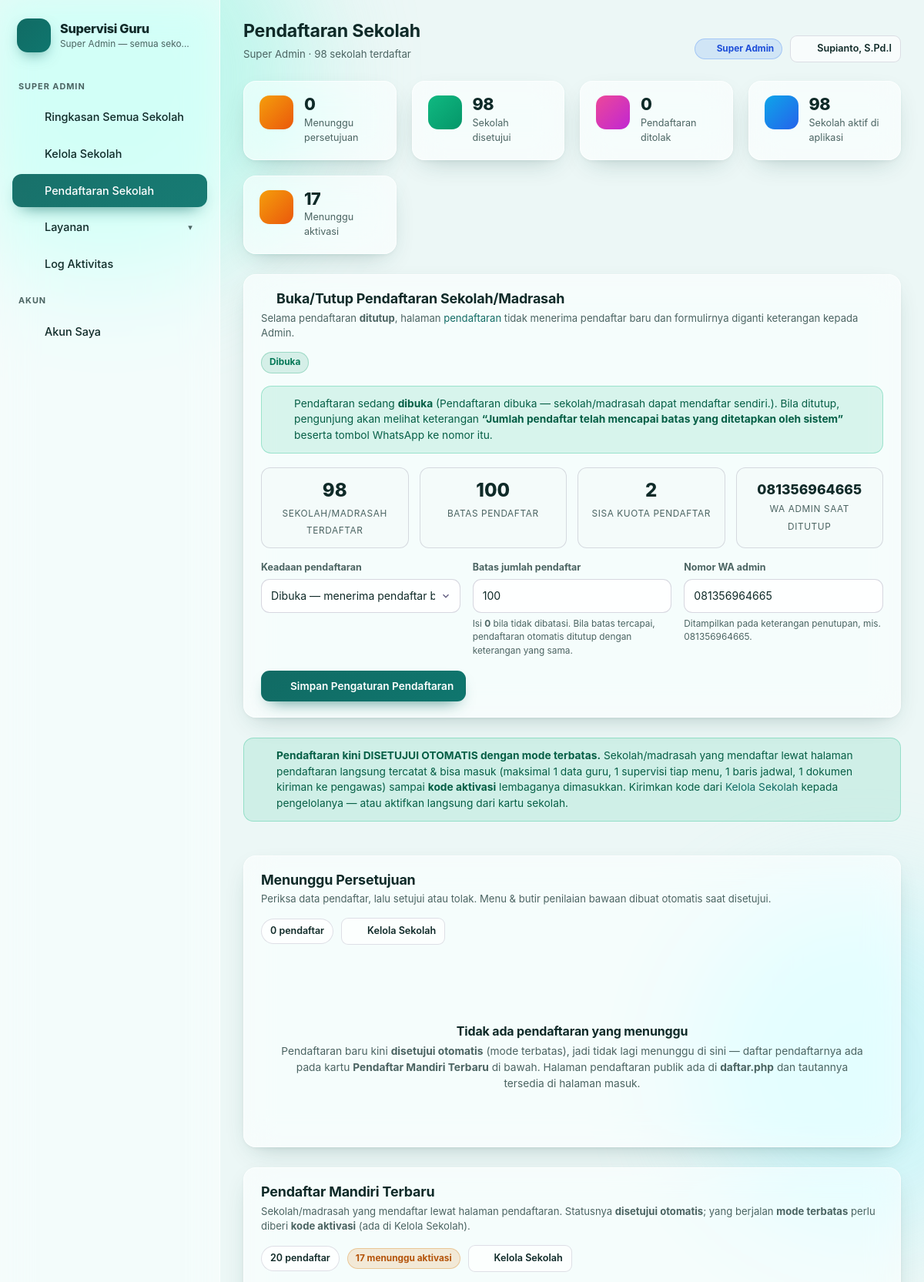
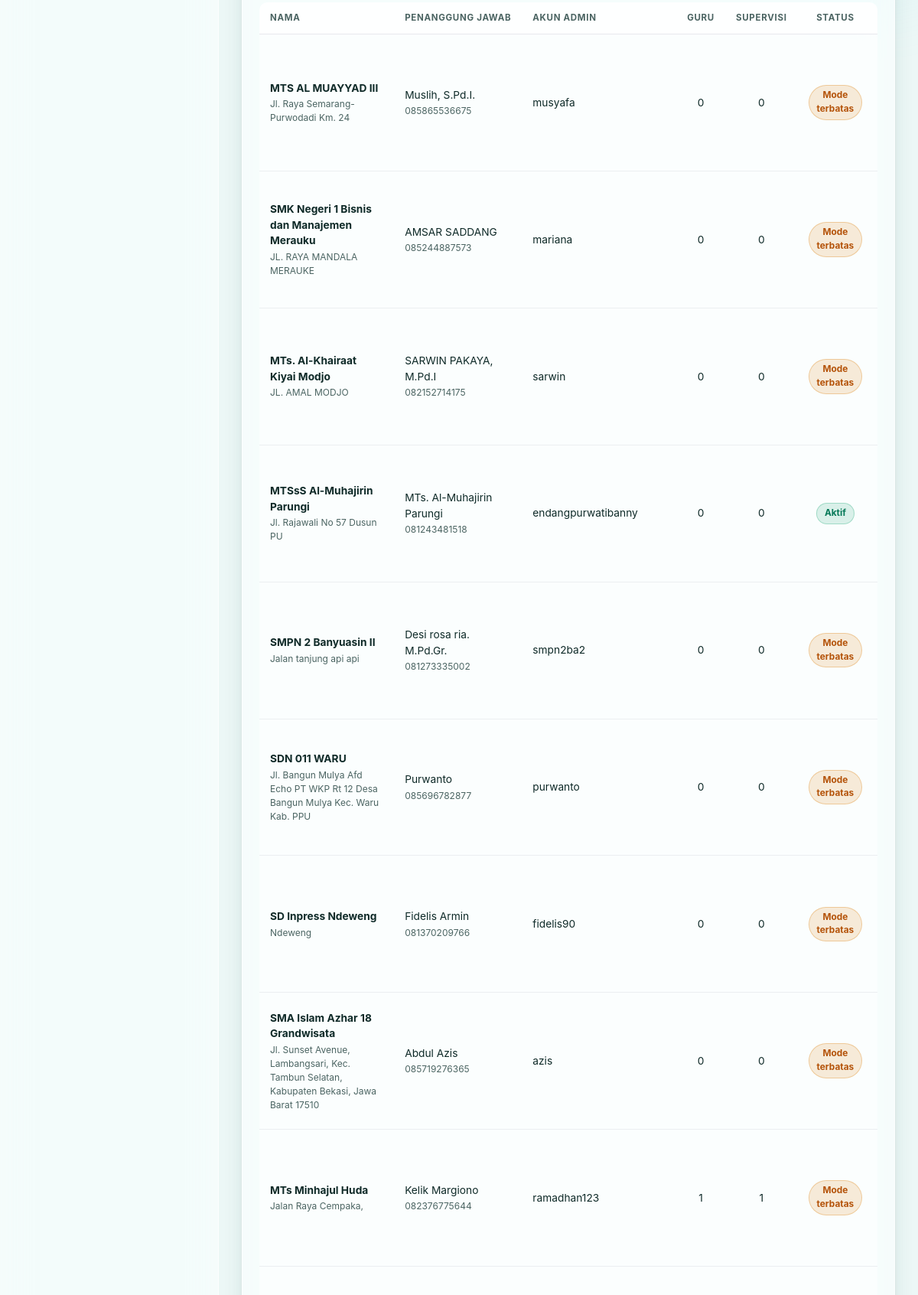
The page /pendaftaran.php (signed in, upper part) on the database its author committed (2 pictures, top to bottom).
### tables this page shows
CREATE TABLE users (
            id INTEGER PRIMARY KEY AUTOINCREMENT,
            username TEXT NOT NULL UNIQUE,
            password_hash TEXT NOT NULL,
            nama TEXT NOT NULL,
            role TEXT NOT NULL DEFAULT "guru",
            guru_id INTEGER REFERENCES guru(id) ON DELETE SET NULL,
            aktif INTEGER NOT NULL DEFAULT 1,
            login_terakhir TEXT,
            dibuat TEXT
        , sekolah_id INTEGER, foto TEXT, nip TEXT, asal TEXT);

CREATE TABLE sekolah (
            id INTEGER PRIMARY KEY AUTOINCREMENT,
            nama TEXT NOT NULL,
            npsn TEXT,
            alamat TEXT,
            kepala_sekolah TEXT,
            nip_kepala_sekolah TEXT,
            tahun_ajaran TEXT,
            semester TEXT,
            batas_a REAL NOT NULL DEFAULT 90,
            batas_b REAL NOT NULL DEFAULT 80,
            batas_c REAL NOT NULL DEFAULT 70,
            catatan TEXT,
            aktif INTEGER NOT NULL DEFAULT 1,
            dibuat TEXT
        , verifikasi TEXT NOT NULL DEFAULT "disetujui", kontak_nama TEXT, kontak_telepon TEXT, kontak_email TEXT, tanggal_daftar TEXT, alasan_tolak TEXT, jenis TEXT NOT NULL DEFAULT "umum", logo TEXT, aktivasi TEXT NOT NULL DEFAULT 'aktif', aktivasi_pada TEXT, aktif_sampai TEXT, aktivasi_ke INTEGER NOT NULL DEFAULT 1, nsm TEXT, desa TEXT, kecamatan TEXT, kabupaten TEXT, provinsi TEXT, telepon TEXT, email TEXT, website TEXT, uji_mulai TEXT);

### pendaftaran.php (the view, shortened to what the rows shown need)
<?php
$u = require_super();
$otomatis = all('SELECT s.*,
    (SELECT u.username FROM users u WHERE u.sekolah_id = s.id AND u.role = "admin" ORDER BY u.id LIMIT 1) AS admin_username,
    (SELECT COUNT(*) FROM guru g WHERE g.sekolah_id = s.id) AS jml_guru,
    (SELECT COUNT(*) FROM supervisi v WHERE v.sekolah_id = s.id) AS jml_supervisi
    FROM sekolah s
    WHERE s.tanggal_daftar IS NOT NULL AND TRIM(s.tanggal_daftar) <> ""
    ORDER BY s.tanggal_daftar DESC, s.id DESC LIMIT 20');
$daftarInfo = daftar_status_info();
page_top('Pendaftaran Sekolah', 'pendaftaran');
?>
<div class="card" id="kartuPendaftaran">
  <div class="card-head">
    <div>
      <h2><?= ikon('switch', 16) ?> Buka/Tutup Pendaftaran Sekolah/Madrasah</h2>
    </div>
  </div>
</div>
<div class="card">
  <div class="card-head">
    <div><h2>Menunggu Persetujuan</h2><p>Periksa data pendaftar, lalu setujui atau tolak. Menu &amp; butir penilaian bawaan dibuat otomatis saat disetujui.</p></div>
  </div>
</div>
<div class="card">
  <div class="card-head">
    <div>
      <h2>Pendaftar Mandiri Terbaru</h2>
    </div>
  </div>
  <?php if (!$otomatis): ?>
    <div class="empty"><p class="sm mut">Belum ada sekolah yang mendaftar sendiri.</p></div>
  <?php else: ?>
    <div class="table-wrap">
      <table class="tbl">
        <thead>
          <tr><th>Nama</th><th>Penanggung Jawab</th><th>Akun Admin</th><th class="ctr">Guru</th>
            <th class="ctr">Supervisi</th><th class="ctr">Status</th><th>Mendaftar</th><th class="ctr">Aksi</th></tr>
        </thead>
        <tbody>
        <?php foreach ($otomatis as $o):
            $terbatas = aktivasi_terbatas($o);
            $ditolakIni = (string) $o['verifikasi'] === 'ditolak';
            ?>
          <tr>
            <td><b><?= e((string) $o['nama']) ?></b>
              <span class="tbl-sub"><?= e((string) ($o['alamat'] ?: '-')) ?></span></td>
            <td><?= e((string) ($o['kontak_nama'] ?: ($o['kepala_sekolah'] ?: '-'))) ?>
              <?php if ($o['kontak_telepon']): ?><span class="tbl-sub"><?= e((string) $o['kontak_telepon']) ?></span><?php endif; ?></td>
            <td><?= e((string) ($o['admin_username'] ?: '-')) ?></td>
            <td class="ctr"><?= (int) $o['jml_guru'] ?></td>
            <td class="ctr"><?= (int) $o['jml_supervisi'] ?></td>
            <td class="ctr">
              <?php if ($ditolakIni): ?>
                <span class="pill pill-D">Ditolak</span>
              <?php else: ?>
                <span class="pill <?= $terbatas ? 'pill-warn' : 'pill-ok' ?>"><?= $terbatas ? 'Mode terbatas' : 'Aktif' ?></span>
              <?php endif; ?>
            </td>
            <td class="xs nowrap"><?= e((string) ($o['tanggal_daftar'] ? tanggal_id(substr((string) $o['tanggal_daftar'], 0, 10)) : '-')) ?>
              <?php
              $oUji = aktivasi_status($o);
              if ($oUji['uji'] && $oUji['uji_sampai_ts'] > 0):
              ?>
                <span class="tbl-sub">Uji coba <?= $oUji['uji_habis']
                    ? 'habis ' . e(waktu_id_polos($oUji['uji_sampai']))
                    : 'sampai ' . e(waktu_id_polos($oUji['uji_sampai'])) . ' (&plusmn;' . (int) $oUji['uji_sisa_hari'] . ' hari)' ?></span>
              <?php endif; ?></td>
          </tr>
        <?php endforeach; ?>
        </tbody>
      </table>
    </div>
  <?php endif; ?>
</div>
<?php
page_bottom();

### inc/layout.php (shortened to what the rows shown need)
<?php
function ikon(string $name, int $size = 18): string
{
    $d = $p[$name] ?? $p['doc'];
    return '<svg class="ic" width="' . $size . '" height="' . $size . '" viewBox="0 0 24 24" fill="none" stroke="currentColor" stroke-width="1.7" stroke-linecap="round" stroke-linejoin="round" aria-hidden="true">' . $d . '</svg>';
}
function page_top(string $judul, string $menu = ''): void
{
    $u = current_user();
    $super = is_super();
    $pengawas = $u !== null && $u['role'] === 'pengawas';
    $sekolah = current_sekolah();
    ?>
<!DOCTYPE html>
<html lang="id">
<head>
<link rel="stylesheet" href="assets/style.css?v=<?= e(APP_VERSION) ?>">
</head>
<body class="<?= e(tema_kelas()) ?>">
<button class="nav-toggle" id="navToggle" aria-label="Buka menu"><?= ikon('slider', 20) ?></button>
<aside class="sidebar" id="sidebar">
  <div class="brand">
    <div>
      <div class="brand-name"><?= e(APP_NAME) ?></div>
      <div class="brand-sub"><?= e($sekolah ? tetap_kata((string) $sekolah['nama']) : ($pengawas ? 'Pengawas Sekolah' : 'Super Admin — semua sekolah')) ?></div>
    </div>
  </div>
</aside>
<main class="main">
  <header class="topbar">
    <div>
      <h1><?= e($judul) ?></h1>
    </div>
    <div class="topbar-actions">
      <?php if ($super): ?>
        <span class="pill pill-B"><?= ikon('star', 13) ?> Super Admin</span>
      <?php elseif ($pengawas): ?>
        <span class="pill pill-warn"><?= ikon('eye', 13) ?> Pengawas &middot; hanya lihat</span>
        <a class="btn btn-ghost btn-sm" href="index.php"><?= ikon('switch', 15) ?> Ganti Sekolah Binaan</a>
      <?php endif; ?>
      <a class="btn btn-ghost btn-sm" href="akun.php"><?= ikon('user', 16) ?> <?= e((string) ($u['nama'] ?? '')) ?></a>
    </div>
  </header>
  <div class="content">
<?php
}
function page_bottom(): void
{
    ?>
  </div>
</main>
</body>
</html>
<?php
}
    ?>

### rows shown on the page
users: role "Super Admin — semua seko…", nama "Supianto, S.Pd.I"
sekolah: nama "MTS AL MUAYYAD III", alamat "Jl. Raya Semarang-Purwodadi Km. 24", kontak_nama "Muslih, S.Pd.I.", kontak_telepon "085865536675", admin_username "musyafa", jml_guru "0", jml_supervisi "0", verifikasi "Mode terbatas"
sekolah: nama "SMK Negeri 1 Bisnis dan Manajemen Merauku", alamat "JL. RAYA MANDALA MERAUKE", kontak_nama "AMSAR SADDANG", kontak_telepon "085244887573", admin_username "mariana", jml_guru "0", jml_supervisi "0", verifikasi "Mode terbatas"
sekolah: nama "MTs. Al-Khairaat Kiyai Modjo", alamat "JL. AMAL MODJO", kontak_nama "SARWIN PAKAYA, M.Pd.I", kontak_telepon "082152714175", admin_username "sarwin", jml_guru "0", jml_supervisi "0", verifikasi "Mode terbatas"
sekolah: nama "MTSsS Al-Muhajirin Parungi", alamat "Jl. Rajawali No 57 Dusun PU", kontak_nama "MTs. Al-Muhajirin Parungi", kontak_telepon "081243481518", admin_username "endangpurwatibanny", jml_guru "0", jml_supervisi "0", verifikasi "Aktif"
sekolah: nama "SMPN 2 Banyuasin II", alamat "Jalan tanjung api api", kontak_nama "Desi rosa ria. M.Pd.Gr.", kontak_telepon "081273335002", admin_username "smpn2ba2", jml_guru "0", jml_supervisi "0", verifikasi "Mode terbatas"
sekolah: nama "SDN 011 WARU", alamat "Jl. Bangun Mulya Afd Echo PT WKP Rt 12 Desa Bangun Mulya Kec. Waru Kab. PPU", kontak_nama "Purwanto", kontak_telepon "085696782877", admin_username "purwanto", jml_guru "0", jml_supervisi "0", verifikasi "Mode terbatas"
sekolah: nama "SD Inpress Ndeweng", alamat "Ndeweng", kontak_nama "Fidelis Armin", kontak_telepon "081370209766", admin_username "fidelis90", jml_guru "0", jml_supervisi "0", verifikasi "Mode terbatas"
sekolah: nama "SMA Islam Azhar 18 Grandwisata", alamat "Jl. Sunset Avenue, Lambangsari, Kec. Tambun Selatan, Kabupaten Bekasi, Jawa Barat 17510", kontak_nama "Abdul Azis", kontak_telepon "085719276365", admin_username "azis", jml_guru "0", jml_supervisi "0", verifikasi "Mode terbatas"
sekolah: nama "MTs Minhajul Huda", alamat "Jalan Raya Cempaka,", kontak_nama "Kelik Margiono", kontak_telepon "082376775644", admin_username "ramadhan123", jml_guru "1", jml_supervisi "1", verifikasi "Mode terbatas"

### other values the page prints
APP_NAME "Supervisi Guru"
$judul "Pendaftaran Sekolah"
$subJudul "Super Admin · 98 sekolah terdaftar"
count($menunggu) "0"
$disetujui "98"
count($ditolak) "0"
jumlah_sekolah() "98"
$otomatisTerbatas "17"
$daftarInfo['keterangan'] "Pendaftaran dibuka — sekolah/madrasah dapat mendaftar sendiri."
$daftarInfo['pesan'] "Jumlah pendaftar telah mencapai batas yang ditetapkan oleh sistem"
$daftarInfo['terdaftar'] "98"
$daftarInfo['batas'] "100"
$daftarInfo['sisa'] "2"
$daftarInfo['wa'] "081356964665"
DAFTAR_WA_BAWAAN "081356964665"
